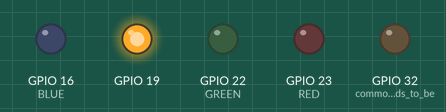
This sketch was run on a simulated ESP32. Parts: output pins drawn as LEDs (lit = HIGH). WiFi joins after 1.5 s; servers stay silent unless stated; what the sketch prints to the serial monitor is not drawn.

Above: at 0.1 s.
At 5.35 s:
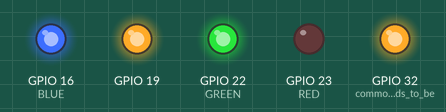
At 6.7 s:
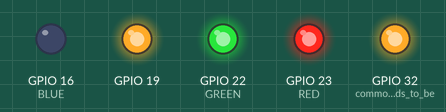
Timing chart, 0 to 8.2 s (numbered marks = the images above):
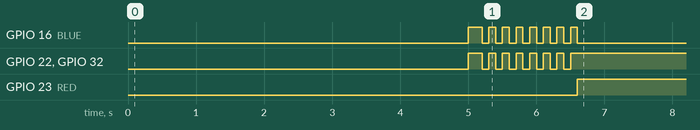

The sketch:

tcpclient.ino
```cpp
#include <WiFi.h>

const char* ssid = "wiredliving";
const char* password = "livingwired";

const String GET_STR = "GET_STATE";
const String ON_STR = "SET_ON";
const String OFF_STR = "SET_OFF";
const String TOGGLE_STR = "TOGGLE";


// https://docs.arduino.cc/libraries/wifi/#Client%20class

// The server has a gateway address of 192.168.12.1
// Use gateway instead
// IPAddress server(192,168,12,1);
IPAddress gateway;

WiFiClient client;

void setup() {
  Serial.begin(115200);

  // Pin Setup
  pinMode(19, OUTPUT);
  pinMode(32, OUTPUT); // common anode needs to be rewired on over to 32 from 35 or shorted to 32

  pinMode(23, OUTPUT); //RED
  pinMode(22, OUTPUT); //GREEN
  pinMode(16, OUTPUT); //BLUE

  // Set outlet off
  digitalWrite(19, HIGH);


  delay(5000);

  WiFi.mode(WIFI_STA);
  WiFi.begin(ssid, password);
  Serial.println("Connecting to WiFi network...");

  // Light Red
  digitalWrite(32, HIGH);
  digitalWrite(23, LOW);
  digitalWrite(22, HIGH);
  digitalWrite(16, HIGH);
}

void connect() {
  if (WiFi.status() != WL_CONNECTED) {
    while(WiFi.status() != WL_CONNECTED){
      Serial.print(".");
      delay(100);
      // Light Red
      digitalWrite(32, HIGH);
      digitalWrite(23, LOW);
      digitalWrite(22, HIGH);
      digitalWrite(16, HIGH);
      delay(100);
      // Light Off
      digitalWrite(32, LOW);
      digitalWrite(23, LOW);
      digitalWrite(22, LOW);
      digitalWrite(16, LOW);
    }

    Serial.println("\nConnected to the WiFi network");
    Serial.print("Local ESP32 IP: ");
    Serial.println(WiFi.localIP());
    // Light Blue
    digitalWrite(32, HIGH);
    digitalWrite(23, HIGH);
    digitalWrite(22, HIGH);
    digitalWrite(16, LOW);
    gateway = WiFi.gatewayIP();
    Serial.print("Gateway IP Address: ");
    Serial.println(gateway);

    while (!client.connect(gateway, 18000)) {
      Serial.println("Connecting to server");
      delay(1000);
    }
    Serial.println("Connected to server");

    Serial.println("Completed Setup");
  }
}

void loop() {
  // put your main code here, to run repeatedly
  //Serial.println(client.connected());
  //delay(100);
  connect();

  String msg_str = "";
  while (client.connected()) {
    if (client.available()) {
      char c = client.read();
      msg_str += c;
      if (c == '\n') {
        Serial.println("Recieved String: ");
        Serial.println(msg_str);
        if (msg_str.indexOf(GET_STR) >= 0) {
          client.println(!digitalRead(19));
        } else if (msg_str.indexOf(ON_STR) >= 0) {
          digitalWrite(19, LOW);
          client.println(!digitalRead(19));
        } else if (msg_str.indexOf(OFF_STR) >= 0) {
          digitalWrite(19, HIGH);
          client.println(!digitalRead(19));
        } else if (msg_str.indexOf(TOGGLE_STR) >= 0) {
          digitalWrite(19, !digitalRead(19));
          client.println(!digitalRead(19));
        } else {
          Serial.println("Invalid Request");
        }
        msg_str = ""; // After we hit newline and process, reset string for next message
      }
    }
  }

  Serial.println("Disconnected from server");
}
```

Measured:
- by itself, GPIO 16 (BLUE): alternates HIGH for 0.10 s and LOW for 0.10 s, 15 changes in all, then stays LOW
- by itself, GPIO 22 (GREEN), GPIO 32 (common_anode_needs_to_be): alternates HIGH for 0.10 s and LOW for 0.10 s, 14 changes in all, then stays HIGH
- by itself, GPIO 23 (RED): LOW → HIGH at 6.6 s
